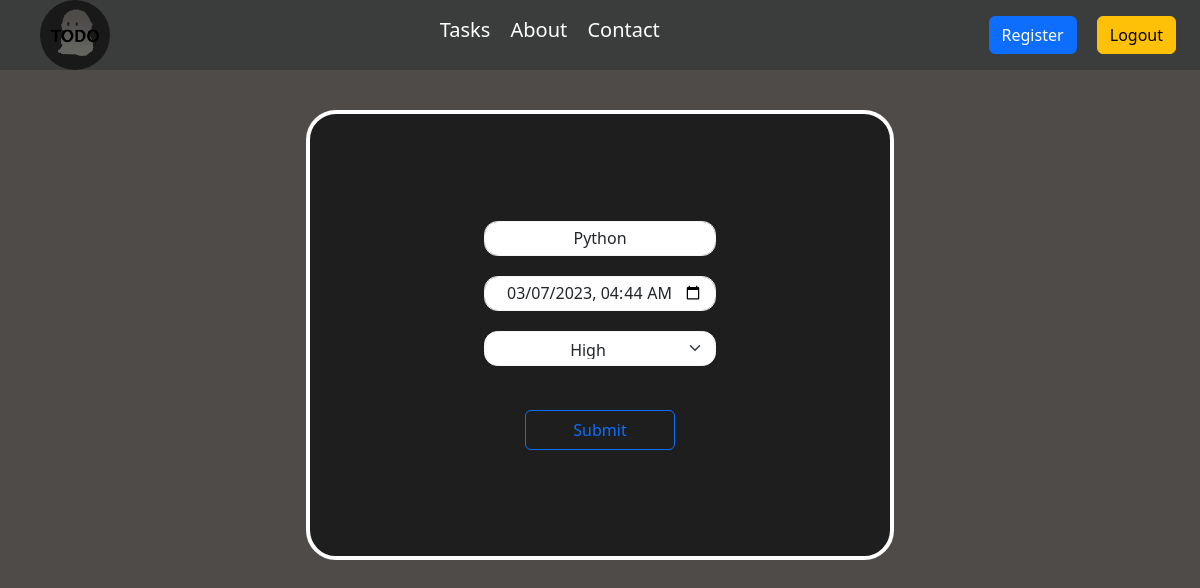
The page /update/7/ (signed in) on the database its author committed.
### root/models.py (models this page shows)
class Task(models.Model):
    user = models.ForeignKey(to=User,on_delete=models.CASCADE)
    task_Name = models.CharField(max_length=1000)
    dateTime = models.DateTimeField()
    priority = models.CharField(max_length=200)

### root/views.py (the view)
# urls.py: path('update/<int:pk>/',views.updateTaskView,name = 'updateTask'),
def updateTaskView(request,pk):
    if request.user.is_authenticated:
        data = Task.objects.get(id=pk)
        print(data.id)
        if request.user == data.user and data.id == pk:
            if request.method == 'POST':
                fm = TaskForm(request.POST, instance=data)
                if fm.is_valid():
                    username = request.user
                    task = fm.cleaned_data.get('task_Name')
                    datetime = fm.cleaned_data.get('dateTime')
                    priority = fm.cleaned_data.get('priority')
                    reg = Task(id = pk,user = username, task_Name = task,dateTime = datetime,priority = priority)
                    reg.save()
                    messages.success(request,'Successfuly updated the list!')
                    return HttpResponseRedirect('/')
            else:
                fm = TaskForm(instance=data)
            return render(request,'root/update.html',{'form':fm})
        else:
            return HttpResponse('Bad Request')
    else:
        return HttpResponseRedirect('/login/')

### root/forms.py
class TaskForm(forms.ModelForm):
    class Meta:
        model = Task
        fields = ['task_Name', 'dateTime', 'priority']
        widgets = {'dateTime': forms.DateTimeInput(attrs={'class': 'form-control', 'type': 'datetime-local'}),
                   'task_Name': forms.TextInput(attrs={'placeholder': 'Add New Task', 'class': 'form-control'}), 'priority': forms.Select(attrs={'class': 'form-select'}, choices=(('Medium','Priority'),('High', 'High'), ('Medium', 'Medium'), ('Low', 'Low')))}

### root/templates/root/update.html (shortened to what this page needs)
{% extends "root/base.html" %}
{% load static %}
{% block css %}
<link rel="stylesheet" href="{% static 'root/css/update.css' %}">
{% endblock css %}
{% block content %}
<div class="row update-container">
    <div class="update-form-container col-xs-6 offset-sm-3">
        <form action="" method="post" class='text-center'>
            {% for fm in form %}
            {{fm}}{{fm.errors|striptags}}
            {% endfor %}
            <br>
            <button class="btn btn-outline-primary update-form-submit-button text-center">Submit</button>
        </form>
    </div>
</div>
{% endblock content %}

### root/static/root/css/update.css (style rules this page uses)
.update-container { min-height: 100%; min-width: 100%; max-width: 1366px; display: flex; justify-content: center; align-items: center; }
.update-form-container { min-width: 250px; max-width: 50%; height: 450px; background-color: #1e1e1e; border: 4px solid white; border-radius: 30px; margin-top: 40px; margin-left: 0; display: flex; justify-content: center; align-items: center; }
.update-form-container form { display: flex; flex-direction: column; justify-content: center; align-items: center; }
#id_task_Name,#id_dateTime,#id_priority { width: 90%; height: 35px; border: 1px solid whitesmoke; border-radius: 13.5px; text-align: center; margin-bottom: 20px; }
#id_priority > option { width: 350px; height: 35px; border-radius: 40px; }
.update-form-submit-button { width: 150px; height: 40px; }

### rows shown on the page
Task: form "Python" "03/07/2023 04:44" "High"
